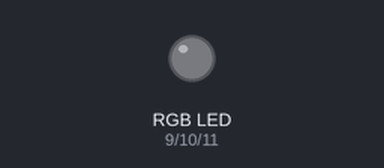
Simulated run of this sketch. Board: Arduino Uno, built with avr-gcc and run on an emulated ATmega328P. On the bench: an RGB LED mixed from three pins (HIGH = lit).

Above: at 0.15 s.
At 4.96 s:
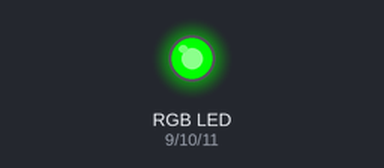
At 9.17 s:
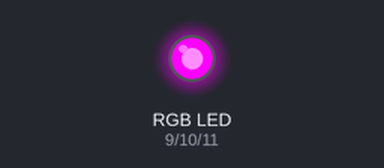
At 12.78 s:
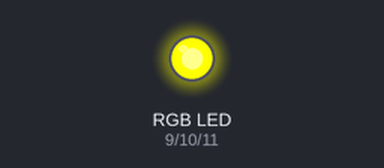
At 19.41 s:
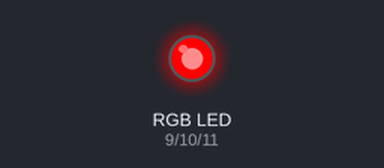
At 25.42 s:
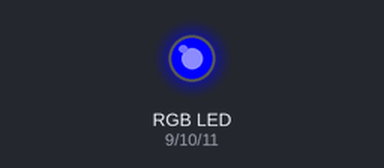
Timing chart, 0 to 26.4 s (numbered marks = the images above):
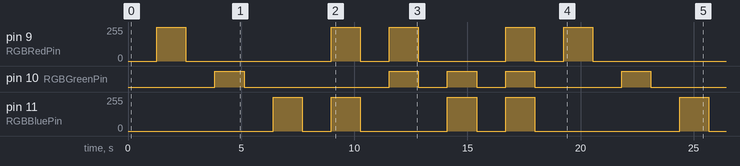

The sketch:

lab_6_level_11.ino
```cpp
//LEVEL 1 lab 6
//Date:2023-02-16
//NAME: PRANAV BHAVSAR

/*
Title:Experiment #006 - RGB Fade
Description: This program will fade the Red, Green, Blue(RGB) LED Instructions: The
RGB LED is connected to a Pulse Width Modulation(PWM) pin.
You can use analogWrite to control brightness.
*/
int RGBRedPin = 9; //The red RGB LED is connected pin 9 of the Arduino.
int RGBGreenPin = 10; //The green RGB LED is connected pin 10 of the Arduino.
int RGBBluePin = 11; //The blue RGB LED is connected pin 11 of the Arduino.
int fadeDelay = 5; //This is the number of milliseconds that it will take between steps
void setup() { //The Setup function runs once.
pinMode(RGBRedPin, OUTPUT); //Setup red RGB LED pin as an output pin.
pinMode(RGBGreenPin, OUTPUT); //Setup green RGB LED pin as an output pin.
pinMode(RGBBluePin, OUTPUT); //Setup blue RGB LED pin as an output pin.
}
void loop() { //The loop function runs forever.
for (int x = 0; x <= 255; x++) { //Fade in red.
analogWrite(RGBRedPin, x);
delay(fadeDelay);
}
for (int x = 255; x >= 0; x--) { //Fade out red.
analogWrite(RGBRedPin, x);
delay(fadeDelay);
}
for (int x = 0; x <= 255; x++) { //Fade in green.
analogWrite(RGBGreenPin, x);
delay(fadeDelay);
}
for (int x = 255; x >= 0; x--) { //Fade out green.
analogWrite(RGBGreenPin, x);
delay(fadeDelay);
}
for (int x = 0; x <= 255; x++) { //Fade in blue.
analogWrite(RGBBluePin, x);
delay(fadeDelay);
}
for (int x = 255; x >= 0; x--) { //Fade out blue.
analogWrite(RGBBluePin, x);
delay(fadeDelay);
}
for (int x = 0; x <= 255; x++) { //Fade in red and blue.
analogWrite(RGBRedPin, x);
analogWrite(RGBBluePin, x);
delay(fadeDelay);
}
for (int x = 255; x >= 0; x--) { //Fade out red and blue.
analogWrite(RGBRedPin, x);
analogWrite(RGBBluePin, x);
delay(fadeDelay);
}
for (int x = 0; x <= 255; x++) { //Fade in red and green.
analogWrite(RGBRedPin, x);
analogWrite(RGBGreenPin, x);
delay(fadeDelay);
}
for (int x = 255; x >= 0; x--) { //Fade out red and green.
analogWrite(RGBRedPin, x);
analogWrite(RGBGreenPin, x);
delay(fadeDelay);
}
for (int x = 0; x <= 255; x++) { //Fade in green and blue.
analogWrite(RGBGreenPin, x);
analogWrite(RGBBluePin, x);
delay(fadeDelay);
}
for (int x = 255; x >= 0; x--) { //Fade out green and blue.
analogWrite(RGBGreenPin, x);
analogWrite(RGBBluePin, x);
delay(fadeDelay);
}
for (int x = 0; x <= 255; x++) { //Fade in red, green and blue.
analogWrite(RGBRedPin, x);
analogWrite(RGBGreenPin, x);
analogWrite(RGBBluePin, x);
delay(fadeDelay);
}
for (int x = 255; x >= 0; x--) { //Fade out red, green and blue.
analogWrite(RGBRedPin, x);
analogWrite(RGBGreenPin, x);
analogWrite(RGBBluePin, x);
delay(fadeDelay);
}
}
```

Measured:
- by itself, pin 10 (RGBGreenPin): LOW → HIGH at 3.8 s, → LOW 1.3 s later, → HIGH 6.4 s later, → LOW 1.3 s later, … (10 changes in this stretch)
- by itself, pin 9 (RGBRedPin): 0/255 → 255/255 at 1.3 s, → 0/255 1.3 s later, → 255/255 6.4 s later, → 0/255 1.3 s later, … (10 changes in this stretch)
- by itself, pin 11 (RGBBluePin): 0/255 → 255/255 at 6.4 s, → 0/255 1.3 s later, → 255/255 1.3 s later, → 0/255 1.3 s later, … (10 changes in this stretch)
